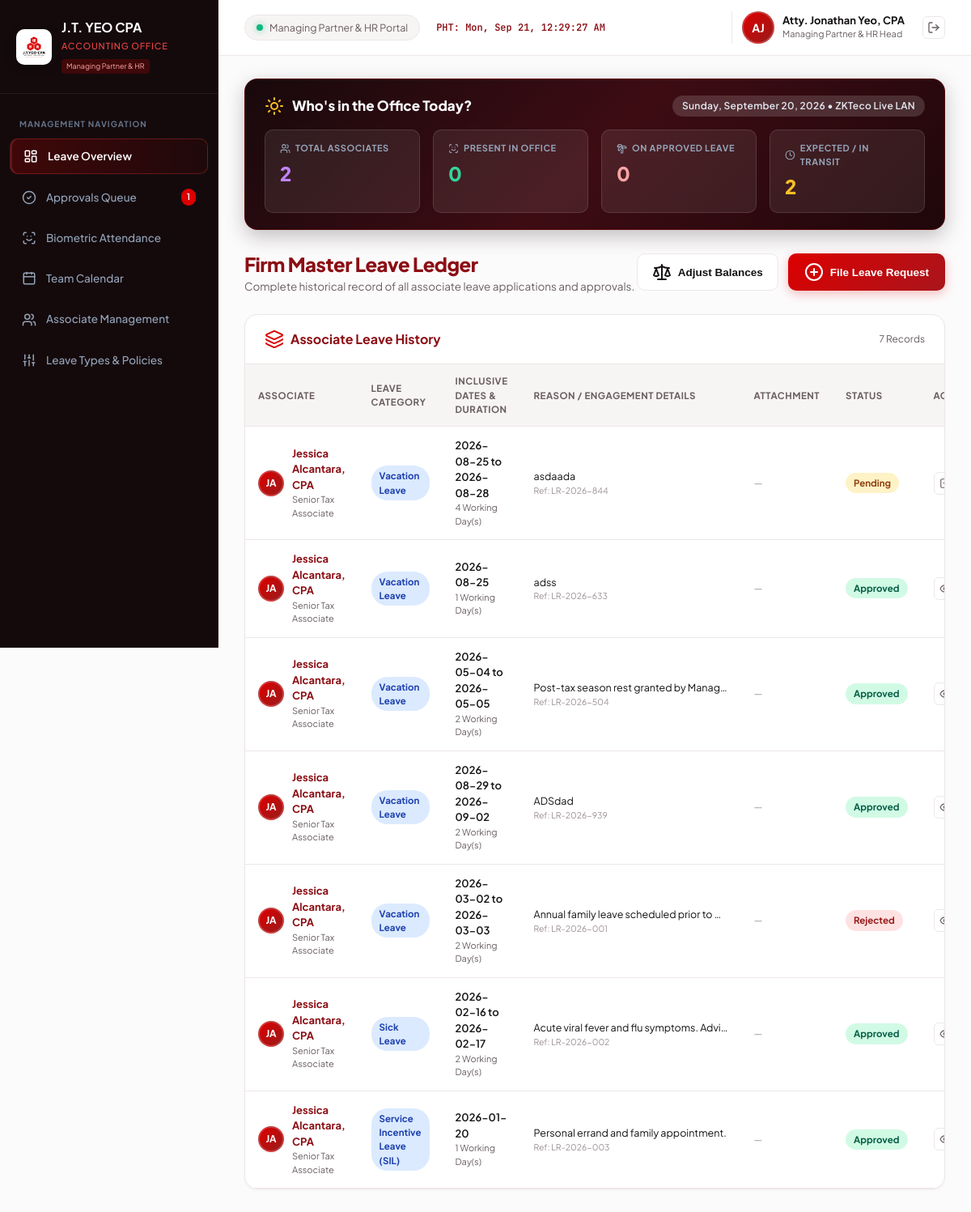
Before: /admin_dashboard.php (signed in) with the older database file.
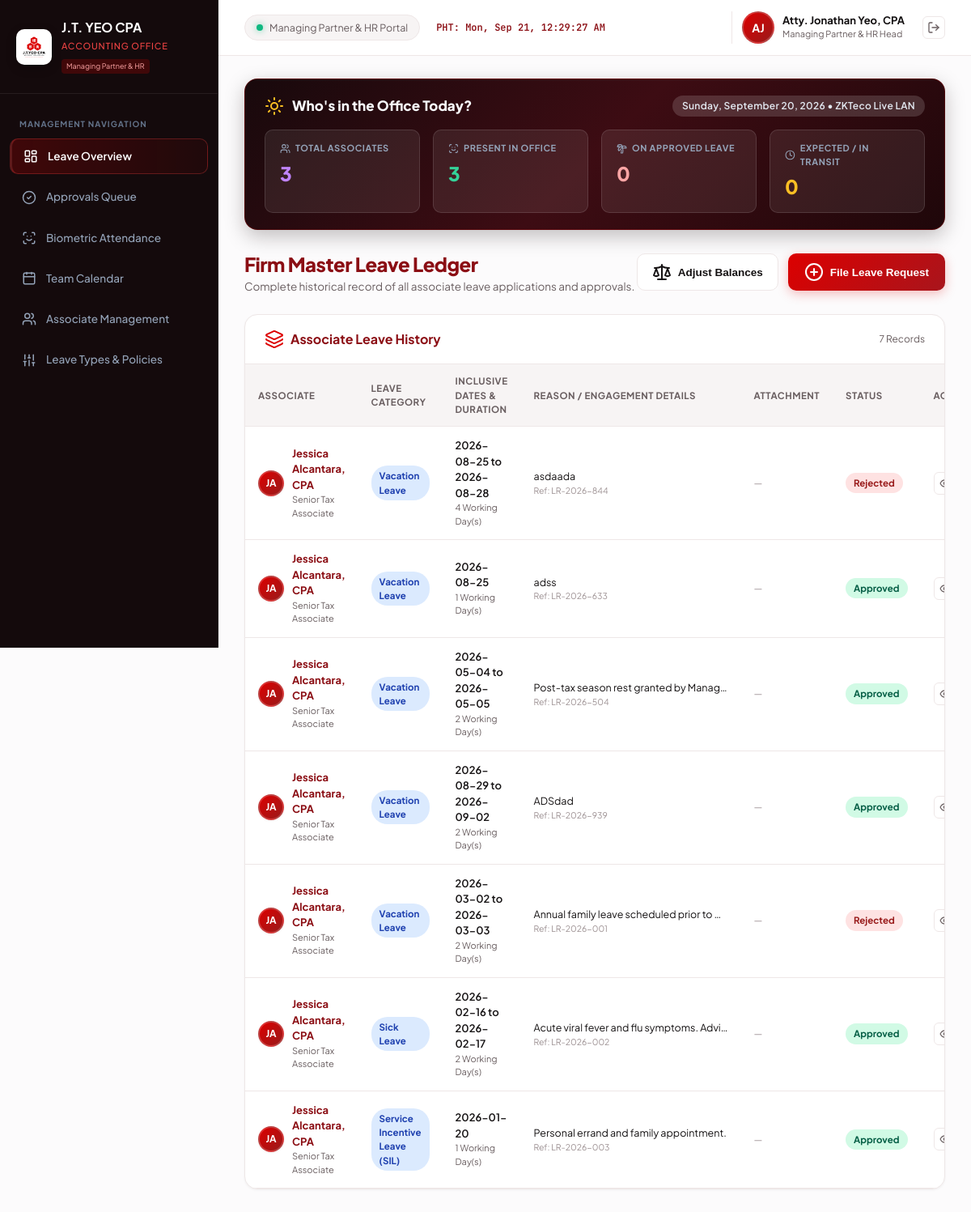
After: the same page with the newer database file.
### tables this page shows
CREATE TABLE users (
            id INTEGER PRIMARY KEY AUTOINCREMENT,
            name TEXT NOT NULL,
            email TEXT UNIQUE NOT NULL,
            password TEXT NOT NULL,
            role TEXT NOT NULL, -- 'staff', 'supervisor', 'admin'
            department TEXT NOT NULL,
            title TEXT NOT NULL,
            avatar_initials TEXT NOT NULL,
            created_at DATETIME DEFAULT CURRENT_TIMESTAMP
        , gender TEXT NOT NULL DEFAULT 'Female', biometric_pin TEXT, face_enrolled INTEGER DEFAULT 1, fingerprint_enrolled INTEGER DEFAULT 1, avatar_path TEXT);

CREATE TABLE leave_requests (
            id INTEGER PRIMARY KEY AUTOINCREMENT,
            ref_no TEXT UNIQUE NOT NULL,
            user_id INTEGER NOT NULL,
            leave_type TEXT NOT NULL, -- 'SIL', 'VL', 'SL', 'SoloParent', 'MagnaCarta', 'VAWC', 'Emergency'
            leave_type_label TEXT NOT NULL,
            start_date DATE NOT NULL,
            end_date DATE NOT NULL,
            days_count REAL NOT NULL,
            duration_mode TEXT DEFAULT 'full',
            reason TEXT NOT NULL,
            attachment_path TEXT,
            status TEXT DEFAULT 'Pending', -- 'Pending', 'Approved', 'Rejected'
            approver_name TEXT,
            rejection_reason TEXT,
            created_at DATETIME DEFAULT CURRENT_TIMESTAMP,
            decided_at DATETIME,
            FOREIGN KEY (user_id) REFERENCES users(id) ON DELETE CASCADE
        );

### auth.php (called while the page is built, shortened)
<?php
require_once __DIR__ . '/config/db.php';
function getCurrentUser() {
    global $pdo;
    $stmt = $pdo->prepare("
        SELECT u.*, b.vl_balance, b.sl_balance, b.emergency_balance, b.bereavement_balance,
               b.solo_parent_balance, b.maternity_balance, b.paternity_balance, b.special_women_balance
        FROM users u
        LEFT JOIN leave_balances b ON u.id = b.user_id
        WHERE u.id = ?
    ");
    $stmt->execute([$_SESSION['user_id']]);
    $user = $stmt->fetch();
    return $user;
}
function requireLogin() {
    $user = getCurrentUser();
    return $user;
}

### admin_dashboard.php (the view, shortened to what this page needs)
<?php
require_once __DIR__ . '/auth.php';
$user = requireLogin();
$approvalsStmt = $pdo->query("
    SELECT r.*, u.name as employee_name, u.title, u.avatar_path, u.avatar_initials, u.gender
    FROM leave_requests r
    JOIN users u ON r.user_id = u.id
    WHERE r.status = 'Pending'
    ORDER BY r.created_at ASC
");
$pendingApprovals = $approvalsStmt->fetchAll();
$pendingCount = count($pendingApprovals);
$leaveReqStmt = $pdo->query("
    SELECT r.*, u.name as employee_name, u.title, u.avatar_path, u.avatar_initials
    FROM leave_requests r
    JOIN users u ON r.user_id = u.id
    ORDER BY r.created_at DESC
");
$leaveRequests = $leaveReqStmt->fetchAll();
$today = date('Y-m-d');
$activeLeavesStmt = $pdo->prepare("
    SELECT r.*, u.name as employee_name, u.title, u.avatar_path, u.avatar_initials
    FROM leave_requests r
    JOIN users u ON r.user_id = u.id
    WHERE r.status = 'Approved' AND ? BETWEEN r.start_date AND r.end_date
    ORDER BY r.start_date ASC
");
$activeLeavesStmt->execute([$today]);
$activeLeaves = $activeLeavesStmt->fetchAll();
$allUsersStmt = $pdo->query("
    SELECT u.*,
           COALESCE(b.vl_balance, 12.0) as vl_balance,
           COALESCE(b.sl_balance, 10.0) as sl_balance,
           COALESCE(b.emergency_balance, 5.0) as emergency_balance,
           COALESCE(b.bereavement_balance, 3.0) as bereavement_balance,
           COALESCE(b.solo_parent_balance, 7.0) as solo_parent_balance,
           COALESCE(b.maternity_balance, 105.0) as maternity_balance,
           COALESCE(b.paternity_balance, 7.0) as paternity_balance,
           COALESCE(b.special_women_balance, 60.0) as special_women_balance
    FROM users u
    LEFT JOIN leave_balances b ON u.id = b.user_id
    ORDER BY u.id ASC
");
$allUsers = $allUsersStmt->fetchAll();
$todayBioStmt = $pdo->prepare("SELECT DISTINCT user_id FROM biometric_logs WHERE log_date = ? AND time_in IS NOT NULL");
$todayBioStmt->execute([$today]);
$punchedUserIds = $todayBioStmt->fetchAll(PDO::FETCH_COLUMN);
$activeLeaveUserIds = array_column($activeLeaves, 'user_id');
$presentUserIds = array_diff($punchedUserIds, $activeLeaveUserIds);
$totalStaff = count($allUsers);
$presentCount = min(count($presentUserIds), $totalStaff);
$onLeaveCount = count($activeLeaves);
$expectedCount = max(0, $totalStaff - $presentCount - $onLeaveCount);
?>
<!DOCTYPE html>
<html lang="en">
<head>
  <link rel="stylesheet" href="style.css?v=<?= filemtime(__DIR__ . '/style.css') ?>">
  <link href="https://cdn.jsdelivr.net/npm/fullcalendar@5.11.3/main.min.css" rel="stylesheet">
</head>
<body>
  <div class="app-container">
    <aside class="sidebar no-print">
      <div class="brand-section">
        <div class="brand-logo-frame">
          <img src="JTYEO-Logo.png" alt="JTYeo CPA Logo" class="brand-logo-img">
        </div>
        <div class="brand-info">
          <h2>J.T. YEO CPA</h2>
          <span>Accounting Office</span>
          <div class="firm-badge">Managing Partner &amp; HR</div>
        </div>
      </div>
      <nav class="sidebar-nav">
        <div class="nav-category">Management Navigation</div>
        <a class="nav-item active" data-tab="overview" onclick="switchTab('overview')">
          <i data-lucide="layout-dashboard"></i>
          <span>Leave Overview</span>
        </a>
        <a class="nav-item" data-tab="approvals" onclick="switchTab('approvals')">
          <i data-lucide="check-circle-2"></i>
          <span>Approvals Queue</span>
          <?php if ($pendingCount > 0): ?>
            <span class="nav-badge" id="pendingApprovalsBadge"><?= $pendingCount ?></span>
          <?php endif; ?>
        </a>
        <a class="nav-item" data-tab="biometrics" onclick="switchTab('biometrics'); loadDtrLogs();">
          <i data-lucide="scan-face"></i>
          <span>Biometric Attendance</span>
        </a>
        <a class="nav-item" data-tab="calendar" onclick="switchTab('calendar'); initCalendar();">
          <i data-lucide="calendar"></i>
          <span>Team Calendar</span>
        </a>
        <a class="nav-item" data-tab="users" onclick="switchTab('users')">
          <i data-lucide="users"></i>
          <span>Associate Management</span>
        </a>
        <a class="nav-item" data-tab="leave-policies" onclick="switchTab('leave-policies')">
          <i data-lucide="sliders"></i>
          <span>Leave Types & Policies</span>
        </a>
      </nav>
    </aside>
    <main class="main-wrapper">
      <header class="top-header no-print">
        <div class="header-left">
          <div class="firm-status">
            <span class="status-dot"></span>
            <span>Managing Partner & HR Portal</span>
          </div>
          <div class="ph-time" id="liveClock">PHT: Loading...</div>
        </div>
        <div class="header-right">
          <div class="user-profile" onclick="openModal('profileModal')" style="cursor:pointer;" title="Click to view/edit profile and change password">
            <div class="avatar">
              <?php if (!empty($user['avatar_path'])): ?>
                <img src="<?= htmlspecialchars($user['avatar_path']) ?>" alt="Avatar">
              <?php else: ?>
                <?= htmlspecialchars($user['avatar_initials']) ?>
              <?php endif; ?>
            </div>
            <div class="profile-meta">
              <div class="user-name"><?= htmlspecialchars($user['name']) ?></div>
              <div class="user-role"><?= htmlspecialchars($user['title']) ?></div>
            </div>
          </div>
          <a href="logout.php" class="btn-icon" title="Sign Out" style="margin-left: 6px; color: var(--text-muted);">
            <i data-lucide="log-out" style="width: 16px; height: 16px;"></i>
          </a>
        </div>
      </header>
      <div class="content-area">
        <div id="tab-overview" class="tab-pane">
          <div class="morning-executive-banner">
            <div class="morning-header">
              <h3><i data-lucide="sun" style="color:#fbbf24;"></i> Who's in the Office Today?</h3>
              <div class="morning-date-badge"><?= date('l, F j, Y') ?> &bull; ZKTeco Live LAN</div>
            </div>
            <div class="morning-stats-grid">
              <div class="morning-stat-box">
                <div class="morning-stat-label"><i data-lucide="users" style="width:13px;height:13px;"></i> Total Associates</div>
                <div class="morning-stat-num purple"><?= $totalStaff ?></div>
              </div>
              <div class="morning-stat-box">
                <div class="morning-stat-label"><i data-lucide="scan-face" style="width:13px;height:13px;"></i> Present in Office</div>
                <div class="morning-stat-num green"><?= $presentCount ?></div>
              </div>
              <div class="morning-stat-box">
                <div class="morning-stat-label"><i data-lucide="palmtree" style="width:13px;height:13px;"></i> On Approved Leave</div>
                <div class="morning-stat-num blue"><?= $onLeaveCount ?></div>
              </div>
              <div class="morning-stat-box">
                <div class="morning-stat-label"><i data-lucide="clock" style="width:13px;height:13px;"></i> Expected / In Transit</div>
                <div class="morning-stat-num amber"><?= $expectedCount ?></div>
              </div>
            </div>
          </div>
          <div class="page-header">
            <div class="page-title">
              <h1>Firm Master Leave Ledger</h1>
              <p>Complete historical record of all associate leave applications and approvals.</p>
            </div>
            <div class="header-actions">
              <button class="btn-secondary" onclick="openAdjustmentModal()">
                <i data-lucide="scale"></i>
                <span>Adjust Balances</span>
              </button>
              <button class="btn-primary" onclick="openModal('applyModal')">
                <i data-lucide="plus-circle"></i>
                <span>File Leave Request</span>
              </button>
            </div>
          </div>
          <div class="dashboard-card">
            <div class="card-head">
              <h3><i data-lucide="layers" style="color:var(--accent);"></i> Associate Leave History</h3>
              <span style="font-size:12px; color:var(--text-muted);"><?= count($leaveRequests) ?> Records</span>
            </div>
            <div class="table-responsive">
              <table class="custom-table">
                <thead>
                  <tr>
                    <th>Associate</th>
                    <th>Leave Category</th>
                    <th>Inclusive Dates & Duration</th>
                    <th>Reason / Engagement Details</th>
                    <th>Attachment</th>
                    <th>Status</th>
                    <th>Actions</th>
                  </tr>
                </thead>
                <tbody>
                  <?php if (empty($leaveRequests)): ?>
                    <tr><td colspan="7" style="text-align:center; padding:32px; color:var(--text-muted);">No leave applications recorded in database.</td></tr>
                  <?php else: ?>
                    <?php foreach ($leaveRequests as $req): ?>
                      <tr>
                        <td>
                          <div style="display:flex; align-items:center; gap:10px;">
                            <div class="avatar sm">
                              <?php if (!empty($req['avatar_path'])): ?>
                                <img src="<?= htmlspecialchars($req['avatar_path']) ?>" alt="">
                              <?php else: ?>
                                <?= htmlspecialchars($req['avatar_initials']) ?>
                              <?php endif; ?>
                            </div>
                            <div>
                              <div style="font-weight:700; color:var(--primary);"><?= htmlspecialchars($req['employee_name']) ?></div>
                              <div style="font-size:11px; color:var(--text-muted);"><?= htmlspecialchars($req['title']) ?></div>
                            </div>
                          </div>
                        </td>
                        <td><span class="badge badge-vl"><?= htmlspecialchars($req['leave_type_label']) ?></span></td>
                        <td>
                          <div style="font-weight:600;"><?= $req['start_date'] ?> <?= $req['start_date'] !== $req['end_date'] ? 'to ' . $req['end_date'] : '' ?></div>
                          <div style="font-size:11px; color:var(--text-muted);"><?= $req['days_count'] ?> Working Day(s)</div>
                        </td>
                        <td>
                          <div style="font-size:12.5px; max-width:240px; white-space:nowrap; overflow:hidden; text-overflow:ellipsis;" title="<?= htmlspecialchars($req['reason']) ?>">
                            <?= htmlspecialchars($req['reason']) ?>
                          </div>
                          <div style="font-size:10.5px; color:var(--text-light);">Ref: <?= $req['ref_no'] ?></div>
                        </td>
                        <td>
                          <?php if (!empty($req['attachment_path'])): ?>
                            <a href="<?= htmlspecialchars($req['attachment_path']) ?>" target="_blank" class="btn-icon" title="View Attached Supporting Document / Proof" style="color:var(--accent);">
                              <i data-lucide="paperclip" style="width:14px;height:14px;"></i>
                            </a>
                          <?php else: ?>
                            <span style="color:var(--text-light); font-size:12px;">—</span>
                          <?php endif; ?>
                        </td>
                        <td>
                          <?php
                            $statusBadge = 'badge-pending';
                            if ($req['status'] === 'Approved') $statusBadge = 'badge-approved';
                            if ($req['status'] === 'Rejected') $statusBadge = 'badge-rejected';
                          ?>
                          <span class="badge <?= $statusBadge ?>"><?= $req['status'] ?></span>
                        </td>
                        <td>
                          <div style="display:flex; gap:6px;">
                            <?php if ($req['status'] === 'Pending'): ?>
                              <button class="btn-icon approve" title="Review & Decide" onclick="openDecisionModal('<?= $req['ref_no'] ?>', '<?= addslashes($req['employee_name']) ?>', '<?= addslashes($req['leave_type_label']) ?>', '<?= $req['days_count'] ?>')">
                                <i data-lucide="check-square" style="width:14px;height:14px;"></i>
                              </button>
                            <?php endif; ?>
                            <button class="btn-icon" title="View Full Details" onclick="viewDetailsModal('<?= $req['ref_no'] ?>', '<?= addslashes($req['employee_name']) ?>', '<?= addslashes($req['title']) ?>', '<?= addslashes($req['leave_type_label']) ?>', '<?= $req['days_count'] ?>', '<?= $req['start_date'] ?>', '<?= $req['end_date'] ?>', '<?= addslashes($req['reason']) ?>', '<?= $req['status'] ?>', '<?= addslashes($req['approver_name'] ?? 'Pending') ?>', '<?= addslashes($req['rejection_reason'] ?? '') ?>', '<?= addslashes($req['attachment_path'] ?? '') ?>')">
                              <i data-lucide="eye" style="width:14px;height:14px;"></i>
                            </button>
                          </div>
                        </td>
                      </tr>
                    <?php endforeach; ?>
                  <?php endif; ?>
                </tbody>
              </table>
            </div>
          </div>
        </div>
      </div>
    </main>
  </div>
</body>
</html>

### admin_dashboard.php (style rules this page uses)
.brand-logo-frame { width: 44px !important; height: 44px !important; min-width: 44px !important; max-width: 44px !important; background: #ffffff !important; border-radius: 10px !important; display: flex !important; align-items: center !important; justify-content: center !important; padding: 4px !important; overflow: hidden !important; box-shadow: 0 4px 12px rgba(0,0,0,0.25) !important; flex-shrink: 0 !important; }
.brand-logo-img { width: 36px !important; height: 36px !important; max-width: 36px !important; max-height: 36px !important; object-fit: contain !important; display: block !important; }

Changed rows visible on the page:
changed leave_requests "asdaada": status "Pending" → "Rejected"
Other visible differences:
$totalStaff: "2" → "3"
$presentCount: "0" → "3"
$expectedCount: "2" → "0"
$pendingCount: "1" → (not shown)
